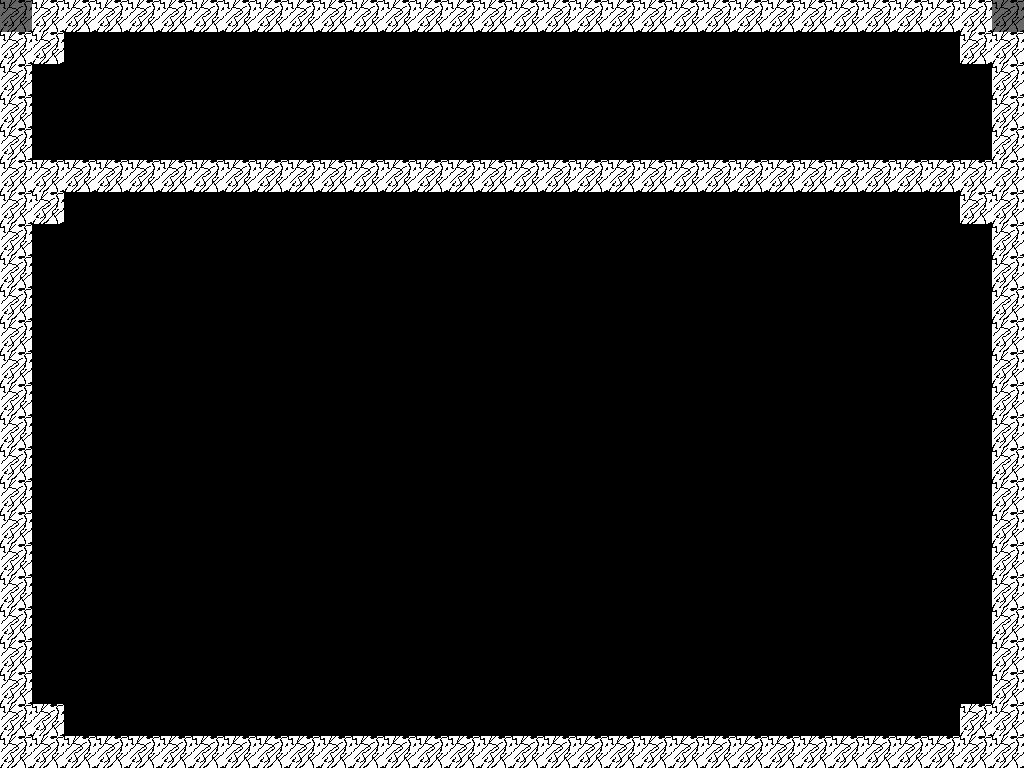

The image is a tile-based game level rendered from a .tmx file. Its description and source (layers, tilesets, objects; grid data summarised) follow:
An orthogonal 32x24 tile map with 32x32 px tiles, 2 tile layers (Tile Layer 1, walls) and 7 objects (player1, wizard, crystal, player2, warpf, ...).

<map version="1.2" tiledversion="1.2.4" orientation="orthogonal" renderorder="right-down" width="32" height="24" tilewidth="32" tileheight="32" infinite="0" nextlayerid="4" nextobjectid="10">
 <tileset firstgid="1" source="wall.tsx" />
 <layer id="1" name="Tile Layer 1" width="32" height="24" opacity="0.4">
  <data>[768 cells, 144 non-empty, 1 distinct tile ids]</data>
 </layer>
 <objectgroup id="2" name="obj">
  <object id="1" name="player1" x="939" y="256">
   <point />
  </object>
  <object id="2" name="wizard" x="447" y="69">
   <point />
  </object>
  <object id="3" name="crystal" x="928" y="97">
   <point />
  </object>
  <object id="4" name="player2" x="75" y="82">
   <point />
  </object>
  <object id="5" name="warpf" x="-1" y="61" width="20" height="97">
   <properties>
    <property name="dest" value="3-4" />
   </properties>
  </object>
  <object id="6" name="warpb" x="1005" y="224" width="17" height="127">
   <properties>
    <property name="dest" value="5-4" />
   </properties>
  </object>
  <object id="8" name="boss" x="460" y="372">
   <properties>
    <property name="remove_walls" value="896|160;928|160;960|160;992|224;992|256;992|288;0|64;0|96;0|128" />
   </properties>
   <point />
  </object>
 </objectgroup>
 <layer id="3" name="walls" width="32" height="24">
  <data>[768 cells, 142 non-empty, 1 distinct tile ids]</data>
 </layer>
</map>
